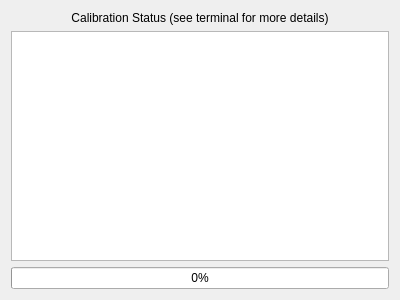
<?xml version="1.0" encoding="UTF-8"?>
<ui version="4.0">
 <class>dialog</class>
 <widget class="QDialog" name="dialog">
  <property name="geometry">
   <rect>
    <x>0</x>
    <y>0</y>
    <width>400</width>
    <height>300</height>
   </rect>
  </property>
  <property name="windowTitle">
   <string>Calibration Progress</string>
  </property>
  <layout class="QVBoxLayout" name="verticalLayout">
   <item>
    <widget class="QLabel" name="label">
     <property name="text">
      <string>Calibration Status (see terminal for more details)</string>
     </property>
     <property name="alignment">
      <set>Qt::AlignCenter</set>
     </property>
    </widget>
   </item>
   <item>
    <widget class="QTextEdit" name="textEdit">
     <property name="inputMethodHints">
      <set>Qt::ImhNone</set>
     </property>
     <property name="readOnly">
      <bool>true</bool>
     </property>
    </widget>
   </item>
   <item>
    <widget class="QProgressBar" name="progressBar">
     <property name="maximum">
      <number>10</number>
     </property>
     <property name="value">
      <number>0</number>
     </property>
    </widget>
   </item>
  </layout>
 </widget>
 <resources/>
 <connections/>
</ui>
